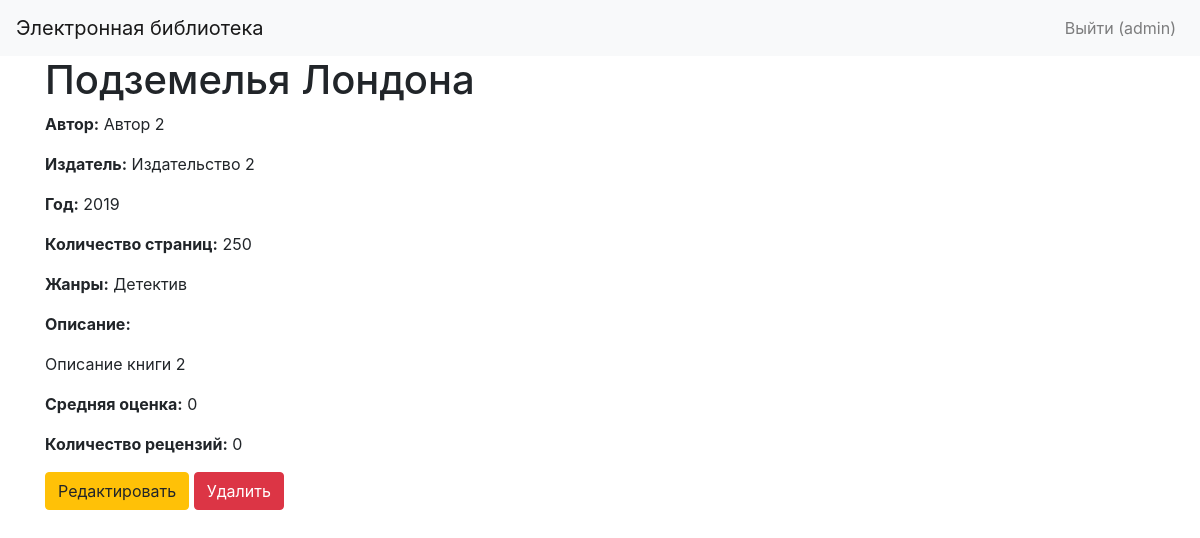
Page /book/2 (signed in) on the committed database.
### app.py (models this page shows)
class User(db.Model, UserMixin):
    id = db.Column(db.Integer, primary_key=True)
    username = db.Column(db.String(255), unique=True, nullable=False)
    password_hash = db.Column(db.String(255), nullable=False)
    last_name = db.Column(db.String(255), nullable=False)
    first_name = db.Column(db.String(255), nullable=False)
    middle_name = db.Column(db.String(255))
    role_id = db.Column(db.Integer, db.ForeignKey('role.id'), nullable=False)
    reviews = db.relationship('Review', backref='user', lazy=True)

class Book(db.Model):
    id = db.Column(db.Integer, primary_key=True)
    title = db.Column(db.String(255), nullable=False)
    description = db.Column(db.Text, nullable=False)
    year = db.Column(db.Integer, nullable=False)
    publisher = db.Column(db.String(255), nullable=False)
    author = db.Column(db.String(255), nullable=False)
    pages = db.Column(db.Integer, nullable=False)
    cover_id = db.Column(db.Integer, db.ForeignKey('cover.id'), nullable=False)
    genres = db.relationship('Genre', secondary='book_genre', back_populates='books')
    reviews = db.relationship('Review', backref='book', lazy=True)
    @property
    def average_rating(self):
        total_rating = sum(review.rating for review in self.reviews)
        num_reviews = len(self.reviews)
        return total_rating / num_reviews if num_reviews > 0 else 0

class Genre(db.Model):
    id = db.Column(db.Integer, primary_key=True)
    name = db.Column(db.String(255), unique=True, nullable=False)
    books = db.relationship('Book', secondary='book_genre', back_populates='genres')

### app.py (the view)
@app.route('/book/<int:book_id>')
def book_detail(book_id):
    book = Book.query.get_or_404(book_id)
    return render_template('book_detail.html', book=book)

### app.py (called while the page is built)
@login_manager.user_loader
def load_user(user_id):
    return User.query.get(int(user_id))

### templates/book_detail.html (shortened to what this page needs)
{% extends "base.html" %}
{% block content %}
<h1>{{ book.title }}</h1>
<p><strong>Автор:</strong> {{ book.author }}</p>
<p><strong>Издатель:</strong> {{ book.publisher }}</p>
<p><strong>Год:</strong> {{ book.year }}</p>
<p><strong>Количество страниц:</strong> {{ book.pages }}</p>
<p><strong>Жанры:</strong>
    {% for genre in book.genres %}
        {{ genre.name }}{% if not loop.last %}, {% endif %}
    {% endfor %}
</p>
<p><strong>Описание:</strong></p>
<p>{{ book.description }}</p>
<p><strong>Средняя оценка:</strong> {{ book.average_rating }}</p>
<p><strong>Количество рецензий:</strong> {{ book.reviews|length }}</p>
{% if current_user.is_authenticated %}
    <a href="{{ url_for('edit_book', book_id=book.id) }}" class="btn btn-warning" {% if current_user.role.name not in ['Администратор', 'Модератор'] %}style="display:none"{% endif %}>Редактировать</a>
    <form action="{{ url_for('delete_book', book_id=book.id) }}" method="post" style="display:inline">
        <button type="submit" class="btn btn-danger" onclick="return confirm('Вы уверены, что хотите удалить эту книгу?');" {% if current_user.role.name != 'Администратор' %}style="display:none"{% endif %}>Удалить</button>
    </form>
{% endif %}
{% endblock %}

### templates/base.html (shortened to what this page needs)
<!DOCTYPE html>
<html lang="ru">
<head>
    <link rel="stylesheet" href="https://stackpath.bootstrapcdn.com/bootstrap/4.5.2/css/bootstrap.min.css">
</head>
<body>
<nav class="navbar navbar-expand-lg navbar-light bg-light">
    <a class="navbar-brand" href="{{ url_for('index') }}">Электронная библиотека</a>
    <div class="collapse navbar-collapse" id="navbarNav">
        <ul class="navbar-nav ml-auto">
            {% if current_user.is_authenticated %}
                <li class="nav-item">
                    <a class="nav-link" href="{{ url_for('logout') }}">Выйти ({{ current_user.username }})</a>
                </li>
            {% endif %}
        </ul>
    </div>
</nav>
<div class="container">
    {% block content %}{% endblock %}
</div>
</body>
</html>

### rows in the picture
User: username "admin"
Book: title "Подземелья Лондона", author "Автор 2", publisher "Издательство 2", year "2019", pages "250", description "Описание книги 2"
Genre: name "Детектив"

### other values in the picture
{{ book.average_rating }} "0"
{{ book.reviews|length }} "0"
